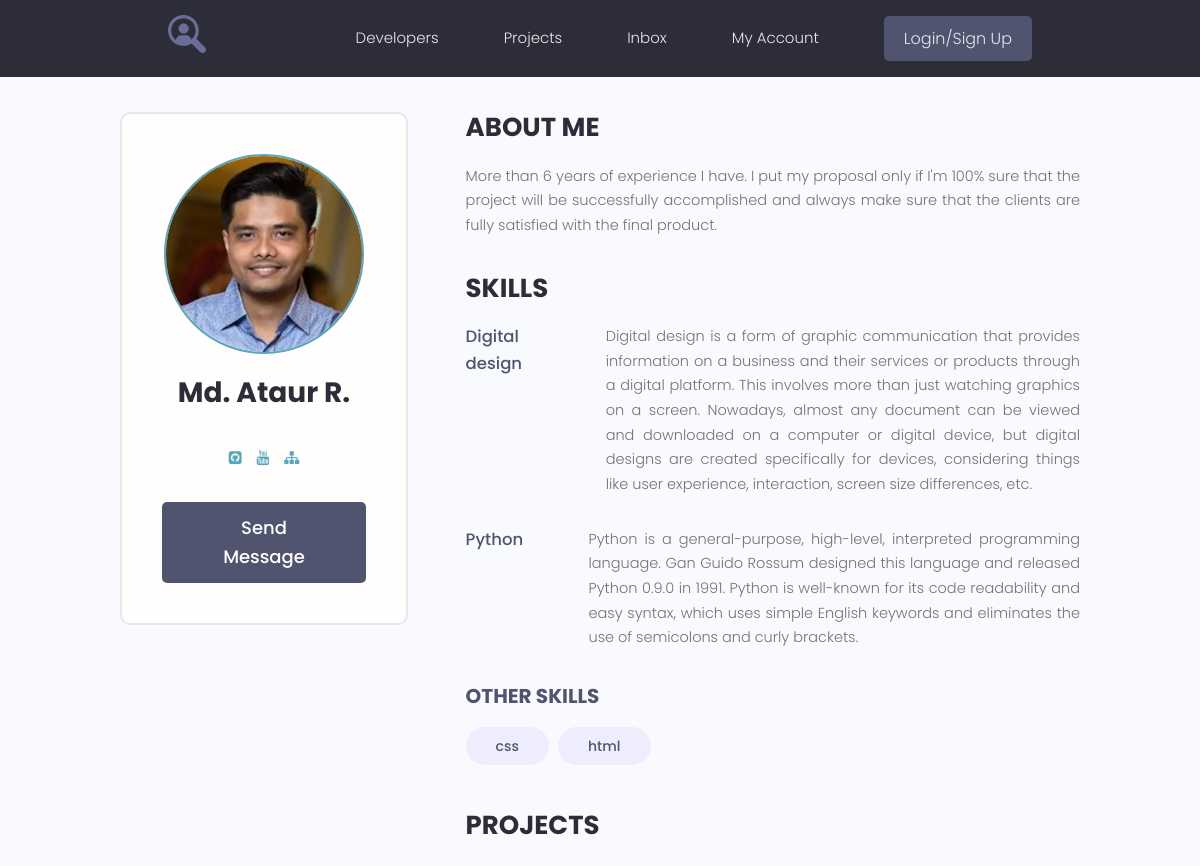
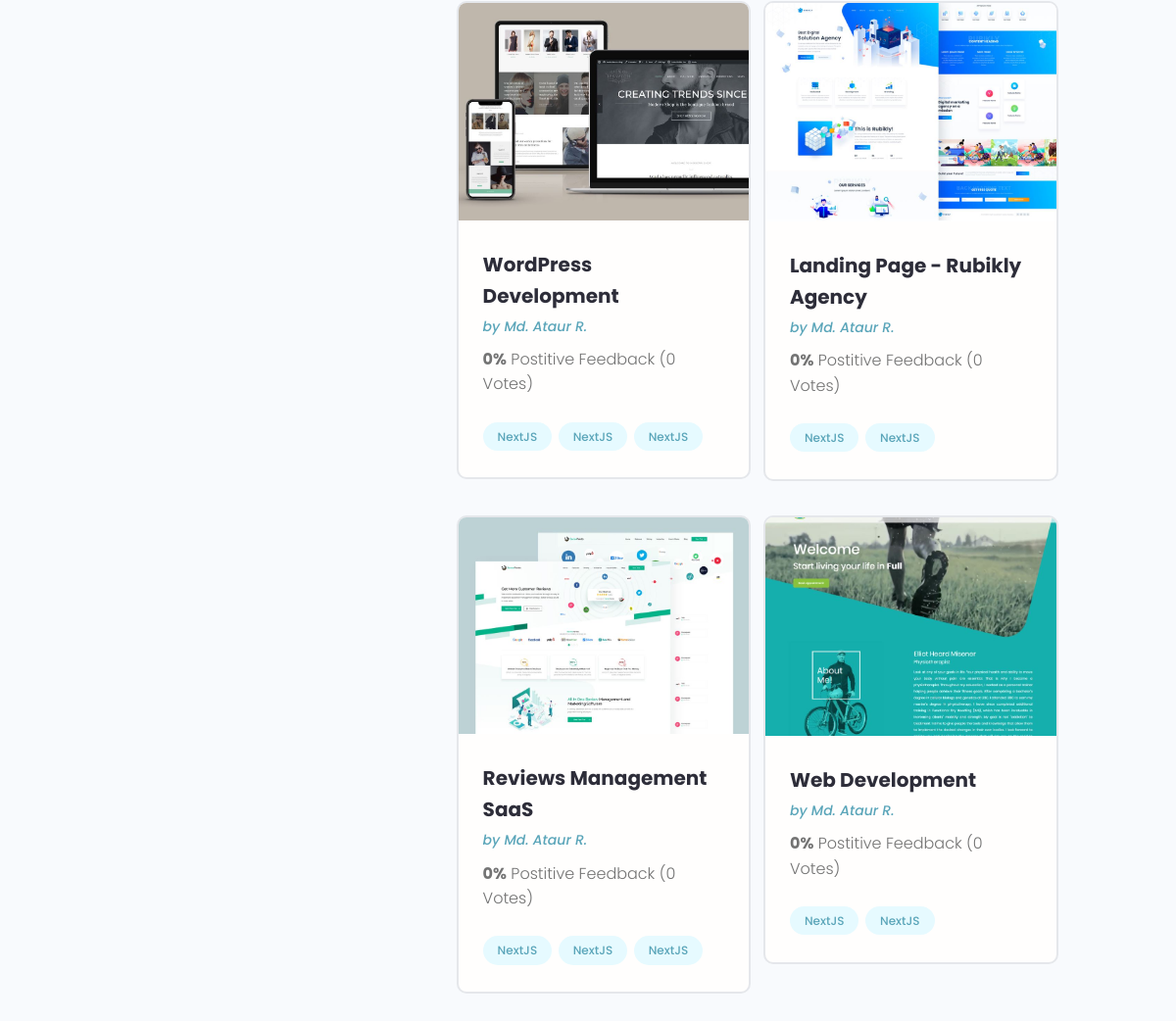
Page /profile/1/ on the committed database (2 pictures, top to bottom).
### users/models.py (models this page shows, shortened)
class Profile(models.Model):
    user = models.OneToOneField(User, on_delete=models.CASCADE, blank=True, null=True)
    name = models.CharField(max_length=200, blank=True, null=True)
    email = models.EmailField(max_length=500, blank=True, null=True)
    username = models.CharField(max_length=200, blank=True, null=True)
    short_info = models.CharField(max_length=200, blank=True, null=True)
    bio = models.TextField(blank=True, null=True)
    profile_image = models.ImageField(upload_to='profiles/', blank=True, null=True, default='profiles/user-default.png')
    social_github = models.CharField(max_length=200, blank=True, null=True)
    social_youtube = models.CharField(max_length=200, blank=True, null=True)
    social_website = models.CharField(max_length=200, blank=True, null=True)
    created = models.DateTimeField(auto_now_add=True)

class Skills(models.Model):
    owner = models.ForeignKey(Profile, on_delete=models.CASCADE, blank=True, null=True)
    name = models.CharField(max_length=200, blank=True, null=True)
    description = models.TextField(blank=True, null=True)
    created = models.DateTimeField(auto_now_add=True)
    def __str__(self):
        return f'{self.name}'

### projects/models.py (models this page shows, shortened)
class Project(models.Model):
    owner = models.ForeignKey(Profile, on_delete=models.SET_NULL, blank=True, null=True)
    title = models.CharField(max_length=200)
    description = models.TextField(null=True, blank=True)
    featured_image = models.ImageField(null=True, blank=True, upload_to="projects/%Y/%m/%d", default='default.jpg')
    demo_link = models.CharField(max_length=2000, null=True, blank=True)
    source_link = models.CharField(max_length=2000, null=True, blank=True)
    tags = models.ManyToManyField('Tag', blank=True)
    vote_total = models.IntegerField(default=0, null=True, blank=True)
    vote_ratio = models.IntegerField(default=0, null=True, blank=True)
    created = models.DateTimeField(auto_now_add=True)

class Tag(models.Model):
    name = models.CharField(max_length=200)
    created = models.DateTimeField(auto_now_add=True)

### users/views.py (the view)
# urls.py: path('profile/<str:pk>/', views.user_profile, name='user_profile'),
def user_profile(request, pk):
    prof = Profile.objects.get(id=pk)
    top_skills = prof.skills_set.exclude(description__exact='')
    other_skills = prof.skills_set.filter(description__exact='')
    context = {'profile': prof, 'top_skills': top_skills, 'other_skills': other_skills}
    return render(request, 'users/profile.html', context)

### users/templates/users/profile.html (shortened to what this page needs)
{% extends 'projects/base.html' %}
{% block content %}
  <main class="profile my-md">
    <div class="container">
      <div class="layout">
        <div class="column column--1of3">
          <div class="card text-center">
            <div class="card__body dev">
              <img class="avatar avatar--xl" src="{{ profile.profile_image.url }}" />
              <h2 class="dev__name">{{ profile.name }}</h2>
              <ul class="dev__social">
                {% if profile.social_github %}
                <li>
                  <a title="Github" href="{{ profile.social_github }}" target="_blank"><i class="fa fa-github-square"></i></a>
                </li>
                {% endif %}
                {% if profile.social_youtube %}
                <li>
                  <a title="Youtube" href="{{ profile.social_youtube }}" target="_blank"><i class="fa fa-youtube"></i></a>
                </li>
                {% endif %}
                {% if profile.social_website %}
                <li>
                  <a title="Personal Website" href="{{ profile.social_website }}" target="_blank"><i class="fa fa-sitemap"></i></a>
                </li>
                {% endif %}
              </ul>
              <a href="#" class="btn btn--sub btn--lg">Send Message </a>
            </div>
          </div>
        </div>
        <div class="column column--2of3">
          <div class="devInfo">
            <h3 class="devInfo__title">About Me</h3>
            <p class="devInfo__about">
               {{ profile.bio }}
            </p>
          </div>
          <div class="devInfo">
            <h3 class="devInfo__title">Skills</h3>
            <div class="devInfo__skills">
              {% for skill in top_skills %}
              <div class="devSkill">
                <h4 class="devSkill__title">{{ skill.name }}</h4>
                <p class="devSkill__info">
                  {{ skill.description }}
                </p>
              </div>
              {% endfor %}
              <h3 class="devInfo__subtitle">Other Skills</h3>
              <div class="devInfo__otherSkills">
                {% for skill in other_skills %}
                <span class="tag tag--pill tag--sub tag--lg">
                  <small>{{ skill }}</small>
                </span>
                {% endfor %}
              </div>
            </div>
          </div>
          <div class="devInfo">
            <h3 class="devInfo__title">Projects</h3>
            <div class="grid grid--two">
              {% for project in profile.project_set.all %}
              <div class="column">
                <div class="card project">
                  <a href="{% url 'project' project.id %}" class="project">
                    <img class="project__thumbnail" src="{{ project.featured_image.url }}" alt="project thumbnail" />
                    <div class="card__body">
                      <h3 class="project__title">{{ project.title }}</h3>
                      <p><a class="project__author" href="{% url 'user_profile' project.owner.id %}">by {{ profile.name }}</a></p>
                      <p class="project--rating">
                        <span style="font-weight: bold;">{{ project.vote_ratio }}%</span> Postitive
                    Feedback ({{ project.vote_total }} Vote{{ project.vote_total| pluralize:'s' }})
                      </p>
                      <div class="project__tags">
                        {% for tag in project.tags.all %}
                        <span class="tag tag--pill tag--main">
                          <small>NextJS</small>
                        </span>
                        {% endfor %}
                      </div>
                    </div>
                  </a>
                </div>
              </div>
              {% endfor %}
            </div>
          </div>
        </div>
      </div>
    </div>
  </main>
{% endblock %}

### projects/static/styles/app.css (style rules this page uses)
:root { --color-sub: #2d2d39; }
.btn--sub { background-color: var(--color-sub-light); }
.card { border: 2px solid var(--color-light); }
img { width: 100%; }
.profile .card > .dev { padding: 4rem; }
.dev__name { color: var(--color-sub); font-size: 2.8rem; font-weight: 700; margin-top: 1rem; margin-bottom: 0.5rem; }
.dev__social { margin: 3rem 0; list-style: none; display: flex; justify-content: center; gap: 1.5rem; }
.devInfo { margin-bottom: 3rem; }
.devInfo__title, .devInfo__subtitle { font-size: 2.6rem; color: var(--color-sub); text-transform: uppercase; font-weight: 700; margin-bottom: 1.5rem; }
.devInfo__subtitle { font-size: 2rem; color: var(--color-sub-light); }
.devInfo__about, .devSkill__info { font-size: 1.45rem; line-height: 1.7; text-align: justify; }
.devSkill { margin-bottom: 3rem; }
.devSkill__title { font-size: 1.65rem; font-weight: 500; color: var(--color-sub-light); }
@media screen and (min-width: 700px) { .devSkill { display: flex; justify-content: space-between; gap: 3rem; } }
@media screen and (min-width: 700px) { .devSkill__info { flex-basis: 80%; } }
.project__author { font-size: 1.4rem; font-style: italic; }
.project--rating { margin-bottom: 1.6em; margin-top: .5em; }
.project__thumbnail { object-fit: cover; object-position: top center; width: 100%; }
.project__title { font-size: 2rem; font-weight: 700; color: var(--color-sub); }

### projects/static/uikit/styles/modules/_variables.css (style rules this page uses)
:root { --color-main: #5aa5b9; --color-main-light: #e6faff; --color-sub: #3f4156; --color-sub-light: #51546e; --color-sub-lighter: #ededfd; --color-text: #737373; --color-gray: #8b8b8b; --color-light: #e5e7eb; --color-light-gray: #767676; --color-bg: #f8fafd; --color-white: #fffefd; --color-white-light: #f3f3f3; --color-success: #359e64; --color-success-bg: #def8e8; --color-error: #fc4b0b; --color-error-bg: #fff2ee; --font-base: 'Poppins', arial, helvetica, 'Segoe UI', roboto, ubuntu, sans-serif; --font-monospace: 'Fira Code', 'Courier New', courier, monospace; --font-regular: 300; --font-medium: 500; --font-bold: 700; --generic-shadow: 1px 1px 5px #00000010; --generic-transition: all 0.3s ease-in-out; }

### projects/static/uikit/styles/modules/_base.css (style rules this page uses)
* { margin: 0; padding: 0; box-sizing: border-box; text-rendering: optimizeLegibility; color: inherit; font-size: inherit; }
html { font-size: 50%; }
@media only screen and (min-width: 480px) { html { font-size: 56.25%; } }
@media only screen and (min-width: 1200px) { html { font-size: 62.5%; } }
body { line-height: 1.6; font-weight: 400; font-size: 1.5rem; color: var(--color-text); background-color: var(--color-bg); min-height: 100vh; }

### projects/static/uikit/styles/modules/_typography.css (style rules this page uses)
* { font-family: var(--font-base); }
h2 { font-size: 3.6rem; font-weight: var(--font-bold); }
h3 { font-size: 3.2rem; font-weight: var(--font-medium); }
h4 { font-size: 2.8rem; font-weight: var(--font-medium); }
p, span, strong { font-size: 1.6rem; color: var(--color-text); font-weight: var(--font-regular); }
a { padding-bottom: 2px; text-decoration: none; display: inline-block; color: var(--color-main); font-weight: var(--font-medium); }

### projects/static/uikit/styles/modules/_utilities.css (style rules this page uses)
.container { width: 92%; max-width: 165rem; margin: 0 auto; box-sizing: border-box; }
@media screen and (min-width: 1000px) { .container { width: 90%; } }
@media screen and (min-width: 1200px) { .container { width: 80%; } }
.text-center { text-align: center; }
.my-md { margin: 3rem auto; }

### projects/static/uikit/styles/modules/_avatar.css (style rules this page uses)
.avatar { border-radius: 50%; border: 2px solid var(--color-main); object-fit: cover; }
.avatar--xl { height: 20rem; width: 20rem; }

### projects/static/uikit/styles/modules/_button.css (style rules this page uses)
.btn { display: inline-block; position: relative; cursor: pointer; background-color: var(--color-light); font-weight: var(--font-medium); color: var(--color-sub); text-decoration: none; padding: 1rem 2rem; border-radius: 0.5rem; border: none; width: -webkit-fit-content; width: -moz-fit-content; width: fit-content; height: -webkit-fit-content; height: -moz-fit-content; height: fit-content; font-size: 1.6rem; outline-width: 0; outline-color: transparent; -webkit-backface-visibility: hidden; backface-visibility: hidden; transition: all 0.3s ease-in-out; }
.btn--sub { background-color: var(--color-sub); color: var(--color-white); }
.btn--lg { font-size: 1.8rem; padding: 1.2rem 4.5rem; }

### projects/static/uikit/styles/modules/_card.css (style rules this page uses)
.card { border-radius: 1rem; background-color: var(--color-white); border: 1.5px solid var(--color-light); width: auto; height: auto; margin-top: 0.5rem; margin-bottom: 0.5rem; overflow: hidden; }
.card__body, .card__header { padding: 2rem 2.5rem; }

### rows in the picture
Profile: profile_image (picture), name "Md. Ataur R.", bio "More than 6 years of experience I have. I put my proposal only if I'm 100% sure that the project will be successfully accomplished and always make sure that the clients are fully satisfied with the final product."
Skills: name "Digital design", description "Digital design is a form of graphic communication that provides information on a business and their services or products through a digital platform. This involves more than just watching graphics on a screen. Nowadays, almost any document can be viewed and downloaded on a computer or digital device, but digital designs are created specifically for devices, considering things like user experience, interaction, screen size differences, etc."
Skills: name "Python", description "Python is a general-purpose, high-level, interpreted programming language. Gan Guido Rossum designed this language and released Python 0.9.0 in 1991. Python is well-known for its code readability and easy syntax, which uses simple English keywords and eliminates the use of semicolons and curly brackets."
Skills: name "css"
Skills: name "html"
Project: featured_image (picture), title "WordPress Development", vote_ratio "0", vote_total "0", vote_total|pluralize "s"
Project: featured_image (picture), title "Landing Page - Rubikly Agency", vote_ratio "0", vote_total "0", vote_total|pluralize "s"
Project: featured_image (picture), title "Reviews Management SaaS", vote_ratio "0", vote_total "0", vote_total|pluralize "s"
Project: featured_image (picture), title "Web Development", vote_ratio "0", vote_total "0", vote_total|pluralize "s"
